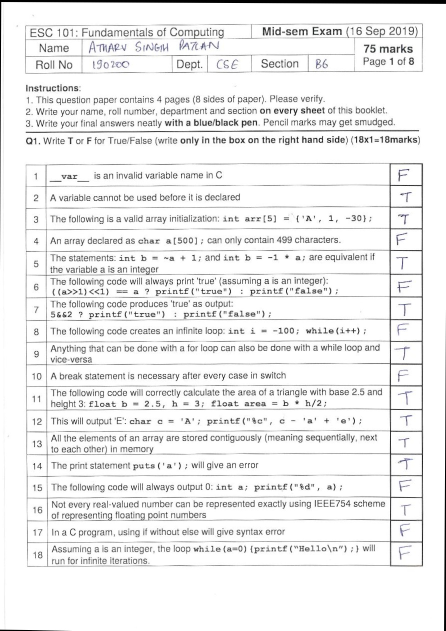
#> input picture coordinates/images/Atharv Patlan.jpeg, 892 x 1261 px (shown at 1/2 size)
$ python -i classify.py   (imports and definitions only)
#> lines starting #> are read from the running program, lines starting #| are printed output that depends on the picture; after the words box and inside, x2 and y2 are one past the last pixel; in counts of white or black regions, pixels touching at a corner belong together
#> further down, picture is the input picture: PIL image 892x1261 RGB; mean R, G, B 237.8, 237.8, 237.9
#!/usr/bin/env python
# coding: utf-8

# In[7]:


from PIL import Image, ImageChops
from pylab import *
import numpy as np
import imageio
import glob
import pickle
from sklearn import datasets, svm
import csv
import os

# Root stores path of current python file
root = os.path.dirname(__file__)
inputPath = os.path.join(root, 'test.csv')
outputPath = os.path.join(root, 'genresult/result.csv')
# .jpg or .jpeg
imagesPath = os.path.join(root, 'coordinates/images/*.jpeg')
finalizedModelPath = os.path.join(root, 'finalized_model.sav')
scalePath = os.path.join(root, 'scale.csv')
resultPath = os.path.join(root, 'genresult', 'index.html')


def trim(im):
    bg = Image.new(im.mode, im.size, im.getpixel((0, 0)))
    diff = ImageChops.difference(im, bg)
    diff = ImageChops.add(diff, diff, 2.0, -100)
    bbox = diff.getbbox()
    if bbox:
        return im.crop(bbox)


def blackw(im):
    gray = im.convert('L')
    bw = gray.point(lambda x: 0 if x < 200 else 255, '1')
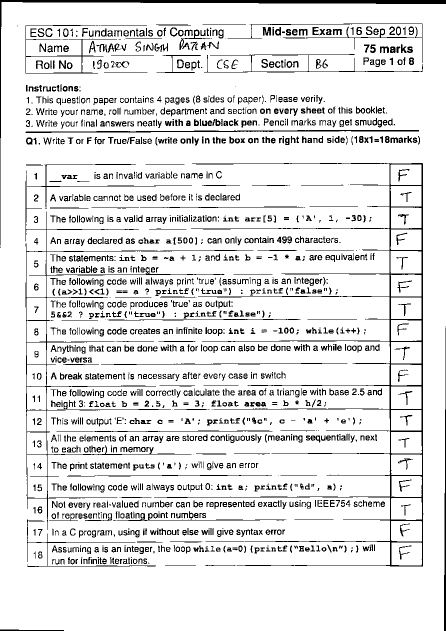
#> bw: PIL image 892x1261 1 (shown at 1/2 size); 89.2% white; black in thin lines or dots
    bw = bw.resize((28, 28))
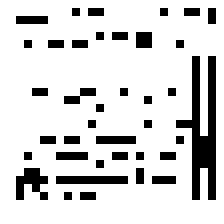
#> bw: PIL image 28x28 1 (shown 8 times larger); 83.8% white; black in thin lines or dots, all inside (x1, y1, x2, y2) = (2, 1, 27, 25)
    if bw:
        return bw


# In[5]:


# [30 lines not run here, left out]

# [1 line that did not run here, left out]
# [1 line that did not run here, left out]

correct = 0
wrong = 0
strTable = ''
# [44 lines not run here, left out]
strTable = strTable + "\n</table>\n</html>"
# [1 line not run here, left out]
# In[ ]:


# In[ ]:

>>> from PIL import Image
>>> picture = Image.open('coordinates/images/Atharv Patlan.jpeg')
>>> result = blackw(picture)

$ run again, on coordinates/images/Urbi Ghosh.jpeg
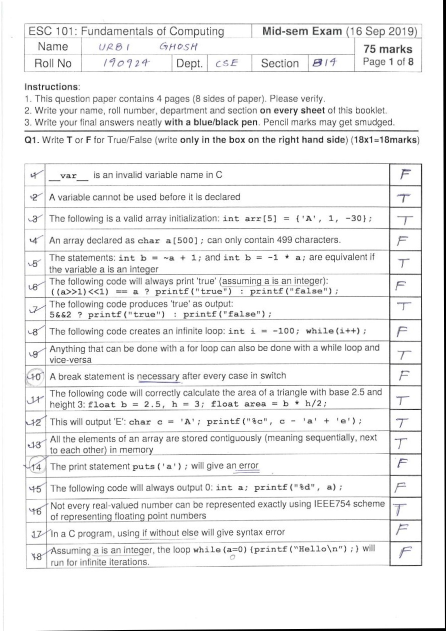
#> input picture coordinates/images/Urbi Ghosh.jpeg, 892 x 1261 px (shown at 1/2 size)
#> picture is the input picture: PIL image 892x1261 RGB; mean R, G, B 238.4, 238.4, 238.5
#> in blackw, `bw = gray.point(lambda x: 0 if x < 200 else 255, '1')`:
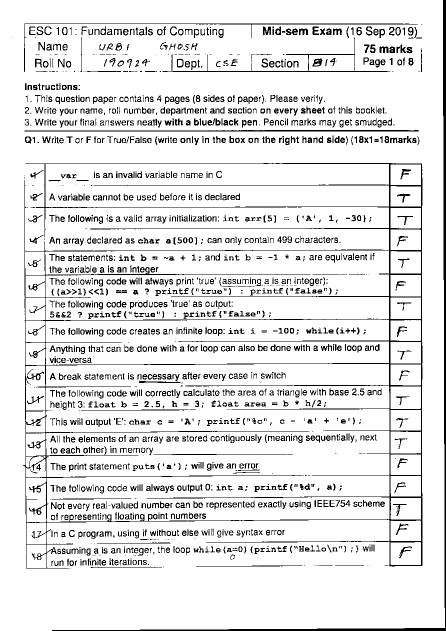
#> bw: PIL image 892x1261 1 (shown at 1/2 size); 89.6% white; black in thin lines or dots
#> in blackw, `bw = bw.resize((28, 28))`:
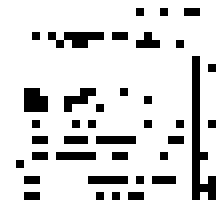
#> bw: PIL image 28x28 1 (shown 8 times larger); 86.2% white; black in thin lines or dots, all inside (x1, y1, x2, y2) = (2, 1, 27, 25)
